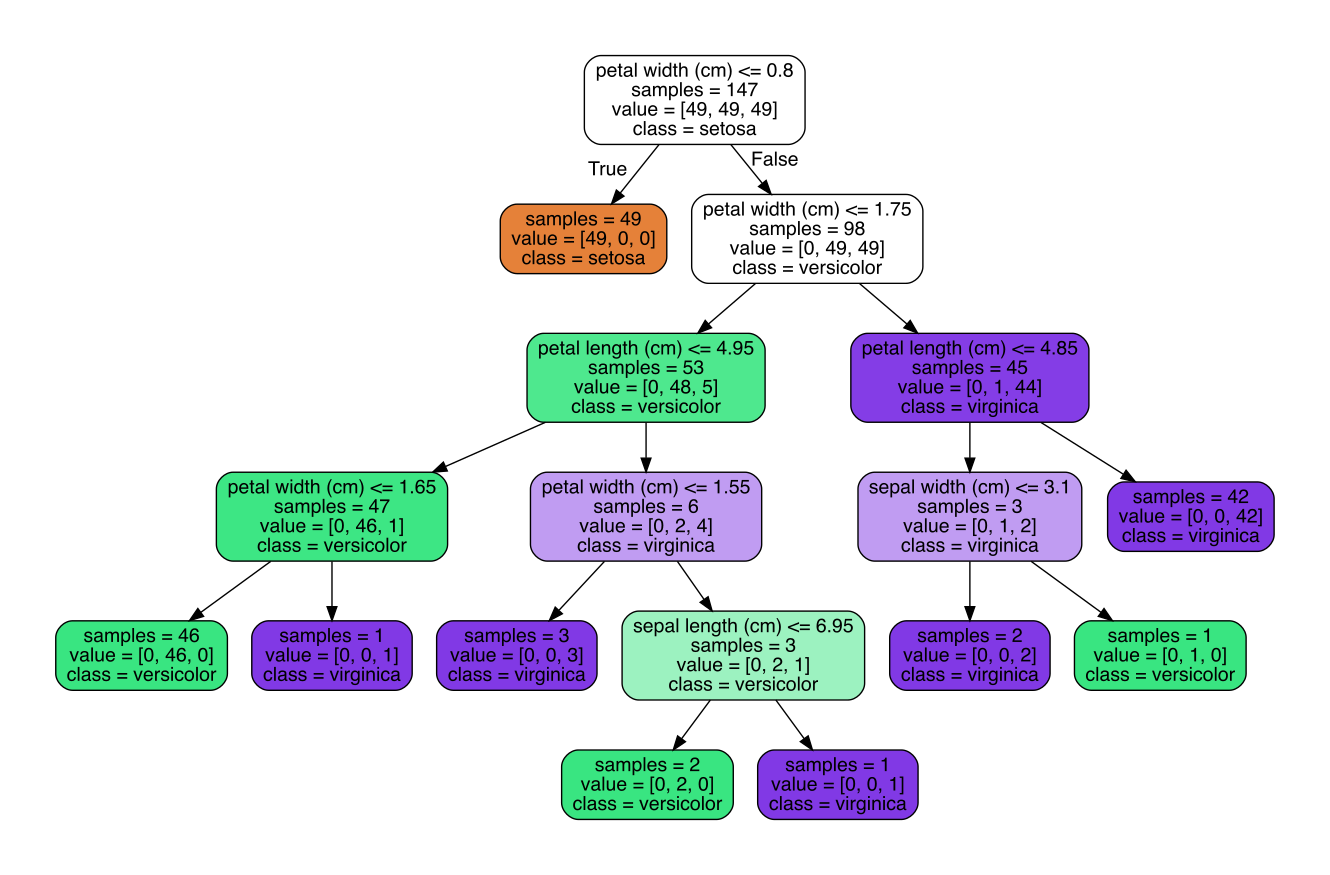

Python code for this plot:
import numpy as np
from sklearn.datasets import load_iris
from sklearn import tree

iris = load_iris()

test_idx = [0, 50, 100]

# training data
train_target = np.delete(iris.target, test_idx)
train_data = np.delete(iris.data, test_idx, axis=0)

# test data
test_target = iris.target[test_idx]
test_data = iris.data[test_idx]

clf = tree.DecisionTreeClassifier()
clf = clf.fit(train_data, train_target)

print test_target
print clf.predict(test_data)

# viz code
from sklearn.externals.six import StringIO
import pydotplus

dot_data = StringIO()
tree.export_graphviz(clf,
                     out_file=dot_data,
                     feature_names=iris.feature_names,
                     class_names=iris.target_names,
                     filled=True, rounded=True,
                     impurity=False)
graph = pydotplus.graph_from_dot_data(dot_data.getvalue())
graph.write_pdf("iris.pdf")

print test_data[2], test_target[2]

print iris.feature_names
print iris.target_names
